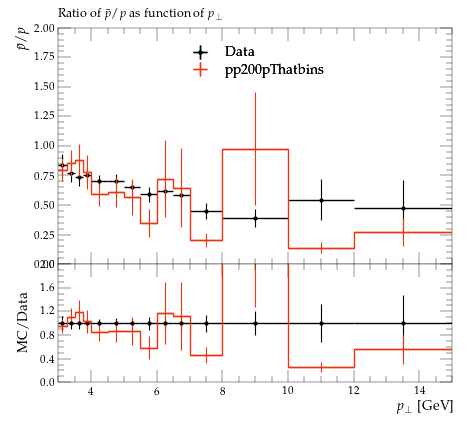

Generate this figure with Python:
#! /usr/bin/env python3

# This Python script was auto-generated using YODA v2.1.0.
# Analysis object: /STAR_2012_I930463/d07-x01-y02
# Timestamp: 08-10-2025 (02:59:01)

import matplotlib as mpl
import matplotlib.pyplot as plt
mpl.use('Agg') # comment out for interactive use
import os
import numpy as np
from numpy import nan, inf

plotDir = os.path.split(os.path.realpath(__file__))[0]
if 'YODA_USER_PLOT_PATH' in globals():
    plot_outdir = globals()['YODA_USER_PLOT_PATH']
else:
    plot_outdir = plotDir

#plot style
plt.style.use(os.path.join(plotDir, '../default.mplstyle'))
# plot metadata
figW, figH = plt.rcParams['figure.figsize']
ax_xLabel = r'$p_\perp$ [GeV]'
ax_yLabel = r'$\bar{p} / p$'
ax_title  = r'Ratio of $\bar{p} / p $ as function of $p_\perp$'
ax_xScale = 'linear'
ax_yScale = 'linear'
xLims = (3.0, 15.0)
yLims = (0.0, 2.0)

# TeX-friendly labels for the legend
labels = {
    'legend' : ([ r"Data", r"pp200pThatbins" ], r""),
}

# Adjust canvas width and height
canvasW = 10.0
canvasH = 9.0
figW *= canvasW/10.
figH *= canvasH/9.

# Create figure and axis objects
fig, (ax, ratio0_ax) = plt.subplots(2, 1, sharex=True,
                  figsize=(figW,figH), gridspec_kw={'height_ratios': (6.0, 3.0)})

# Set figure margins
plt.subplots_adjust(
    left   = 1.0 * plt.rcParams['figure.subplot.left'],
    right  = 1.0 * plt.rcParams['figure.subplot.right'],
    top    = 1.0 * plt.rcParams['figure.subplot.top'],
    bottom = 1.0 * plt.rcParams['figure.subplot.bottom'])

ratio0_ax.yaxis.set_major_locator(mpl.ticker.MultipleLocator(0.4))
ratio0_ax.set_ylim(0.0, 2.0)
ratio0_ax.set_ylabel('MC/Data')

# the numerical data is stored in a separate file
dataf = dict()
prefix = os.path.split(__file__)[0]
if prefix:    prefix = prefix + '/'
exec(open(prefix+'d07-x01-y02__data.py').read(), dataf)


legend_handles = dict() # keep track of handles for the legend

# style options for curves
# starts at zorder>=5 to draw curve on top of legend
styles = {
  'Data': {
    'color' : 'black',
    'linestyle' : '-',
    'linewidth' : 1,
    'marker' : 'o',
    'markersize' : 2,
    'capsize' : 0.0,
    'zorder' : 5,
    'histstyle' : 0,
    'drawstyle' : 'steps-pre',
    'xerrorbars' : 1,
    'yerrorbars' : 1,
    'fillcolor' : None,
    'fillopacity' : 1.0,
    'ratio0_linestyle' : '-',
    'ratio0_linewidth' : 1,
    'ratio0_marker' : 'o',
    'ratio0_markersize' : 2,
    'ratio0_capsize' : 0.0,
    'ratio0_zorder' : 5,
    'ratio0_histstyle' : 0,
    'ratio0_drawstyle' : 'steps-pre',
    'ratio0_xerrorbars' : 1,
    'ratio0_yerrorbars' : 1,
  },
  'pp200pThatbins.yoda': {
    'color' : '#EE3311',
    'linestyle' : '-',
    'linewidth' : 1,
    'marker' : 'none',
    'markersize' : 2,
    'capsize' : 0.0,
    'zorder' : 6,
    'histstyle' : 1,
    'drawstyle' : 'steps-pre',
    'xerrorbars' : 1,
    'yerrorbars' : 1,
    'fillcolor' : None,
    'fillopacity' : 1.0,
    'ratio0_linestyle' : '-',
    'ratio0_linewidth' : 1,
    'ratio0_marker' : 'none',
    'ratio0_markersize' : 2,
    'ratio0_capsize' : 0.0,
    'ratio0_zorder' : 6,
    'ratio0_histstyle' : 1,
    'ratio0_drawstyle' : 'steps-pre',
    'ratio0_xerrorbars' : 1,
    'ratio0_yerrorbars' : 1,
  },
}

# curve from input yoda files in main panel
for label, yvals in dataf['yvals'].items():
    if all(np.isnan(v) for v in dataf['yvals'][label]):
        continue
    tmp = None
    if styles[label]['histstyle']: # draw as histogram
        xpos = dataf['xedges'][label] if styles[label]['drawstyle'] else dataf['xpoints'][label]
        ypos = np.insert(yvals, 0, yvals[0]) if styles[label]['drawstyle'] else yvals
        if styles[label]['fillcolor']: # fill area below curve
            ax.fill_between(xpos, ypos, step='pre',
                            color=styles[label]['fillcolor'],
                            alpha=styles[label]['fillopacity'])
        tmp, = ax.plot(xpos, ypos,
                       color=styles[label]['color'],
                       linestyle=styles[label]['linestyle'],
                       linewidth=styles[label]['linewidth'],
                       drawstyle=styles[label]['drawstyle'], solid_joinstyle='miter',
                       zorder=styles[label]['zorder'], label=label)
    tmp = ax.errorbar(dataf['xpoints'][label], yvals,
                      xerr=np.array(dataf['xerrs'][label])*styles[label]['xerrorbars'],
                      yerr=np.array(dataf['yerrs'][label])*styles[label]['yerrorbars'],
                      fmt=styles[label]['marker'], capsize=styles[label]['capsize'],
                      markersize=styles[label]['markersize'],
                      ecolor=styles[label]['color'],
                      color=styles[label]['color'], zorder=styles[label]['zorder'])
    tmp[-1][0].set_linestyle(styles[label]['linestyle'])
    tmp[-1][0].set_linewidth(styles[label]['linewidth'])
    if label in dataf['add_legend_handle']:  legend_handles[label] = tmp
    for varLabel in dataf['variation_yvals'].keys():
        if varLabel.startswith(label):
            tmp, = ax.plot(dataf['xedges'][label], dataf['variation_yvals'][varLabel],
                           color=styles[label]['color'],
                           linestyle=styles[label]['linestyle'],
                           linewidth=styles[label]['linewidth'],
                           drawstyle='steps-pre', solid_joinstyle='miter',
                           zorder=styles[label]['zorder'], alpha=0.5)


# plots on ratio panel
# curve from input yoda files in ratio panel
for label, yvals in dataf['ratio0_yvals'].items():
    if all(np.isnan(v) for v in yvals):
        continue
    if styles[label]['ratio0_histstyle']: # plot as histogram
        xpos = dataf['xedges']['Data'] if styles[label]['ratio0_drawstyle'] else dataf['xpoints']['Data']
        ypos = np.insert(yvals, 0, yvals[0]) if styles[label]['ratio0_drawstyle'] else yvals
        ratio0_ax.plot(xpos, ypos,
                       color=styles[label]['color'],
                       linewidth=styles[label]['linewidth'],
                       linestyle=styles[label]['ratio0_linestyle'],
                       drawstyle=styles[label]['ratio0_drawstyle'], zorder=styles[label]['zorder'],
                       solid_joinstyle='miter')
    tmp = ratio0_ax.errorbar(dataf['xpoints']['Data'], yvals,
                             xerr=np.array(dataf['ref_xerrs'])*styles[label]['ratio0_xerrorbars'],
                             yerr=np.array(dataf['ratio0_yerrs'][label])*styles[label]['ratio0_yerrorbars'],
                             fmt=styles[label]['ratio0_marker'], capsize=styles[label]['ratio0_capsize'],
                             markersize=styles[label]['ratio0_markersize'],
                             ecolor=styles[label]['color'],
                             color=styles[label]['color'])
    tmp[-1][0].set_linestyle(styles[label]['ratio0_linestyle'])
    tmp[-1][0].set_linewidth(styles[label]['ratio0_linewidth'])

    for varlabel in dataf['ratio0_variation_vals'].keys():
        if varlabel.startswith(label):
            ratio0_ax.plot(dataf['xedges']['Data'],
                            dataf['ratio0_variation_vals'][varlabel],
                            color=styles[label]['color'],
                            linestyle=styles[label]['linestyle'],
                            linewidth=styles[label]['linewidth'],
                            drawstyle='steps-pre', solid_joinstyle='miter',
                            zorder=1, alpha=0.5)

legend_items = list(legend_handles.values())
ax.add_artist(ax.legend(legend_items,
                        labels['legend'][0],
                        title=labels['legend'][1],
                        alignment='left',
                        loc='upper center',
                        bbox_to_anchor=(0.5, 0.97)))

# set plot metadata as defined above
ratio0_ax.set_xlabel(ax_xLabel)
ratio0_ax.xaxis.set_label_coords(1., -0.15)
ax.set_ylabel(ax_yLabel, ha='right', va='top')
ax.yaxis.set_label_coords(-0.11, 1.0)
ax.set_title(ax_title, loc='left')
ax.set_xscale(ax_xScale)
ax.set_yscale(ax_yScale)
ax.set_xlim(xLims)
ax.set_ylim(yLims)

# tick formatting
plt.rcParams['xtick.top'] = True
plt.rcParams['ytick.right'] = True
fig.align_ylabels((ax, ratio0_ax))
plt.savefig(os.path.join(plot_outdir, 'd07-x01-y02.pdf'), format='PDF')
plt.savefig(os.path.join(plot_outdir, 'd07-x01-y02.png'), format='PNG')

plt.close(fig)
